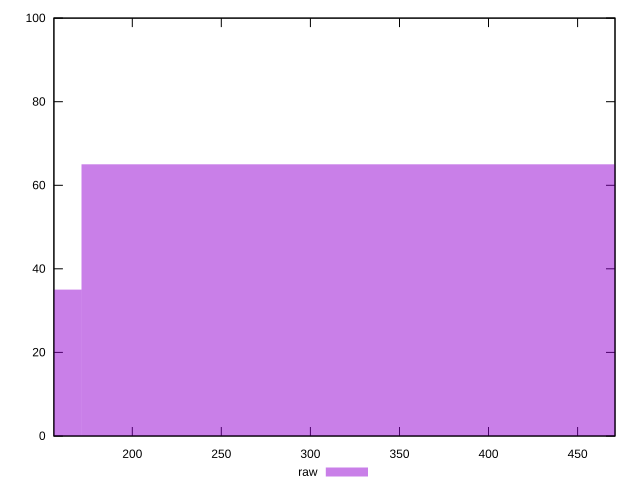

Write gnuplot code to recreate this figure.
reset
set terminal svg size 640, 490 enhanced background rgb 'white'
set output "reprap/render-blocking-resources/samples/pages+cached+noexternal+noimg/raw/histogram.svg"

$raw <<EOF
0 35
370.58334156303204 65
EOF

set key outside below
set boxwidth 370.58334156303204
set yrange [0:100]
set style fill transparent solid 0.5 noborder

plot \
  $raw title "raw" with boxes, \


reset
